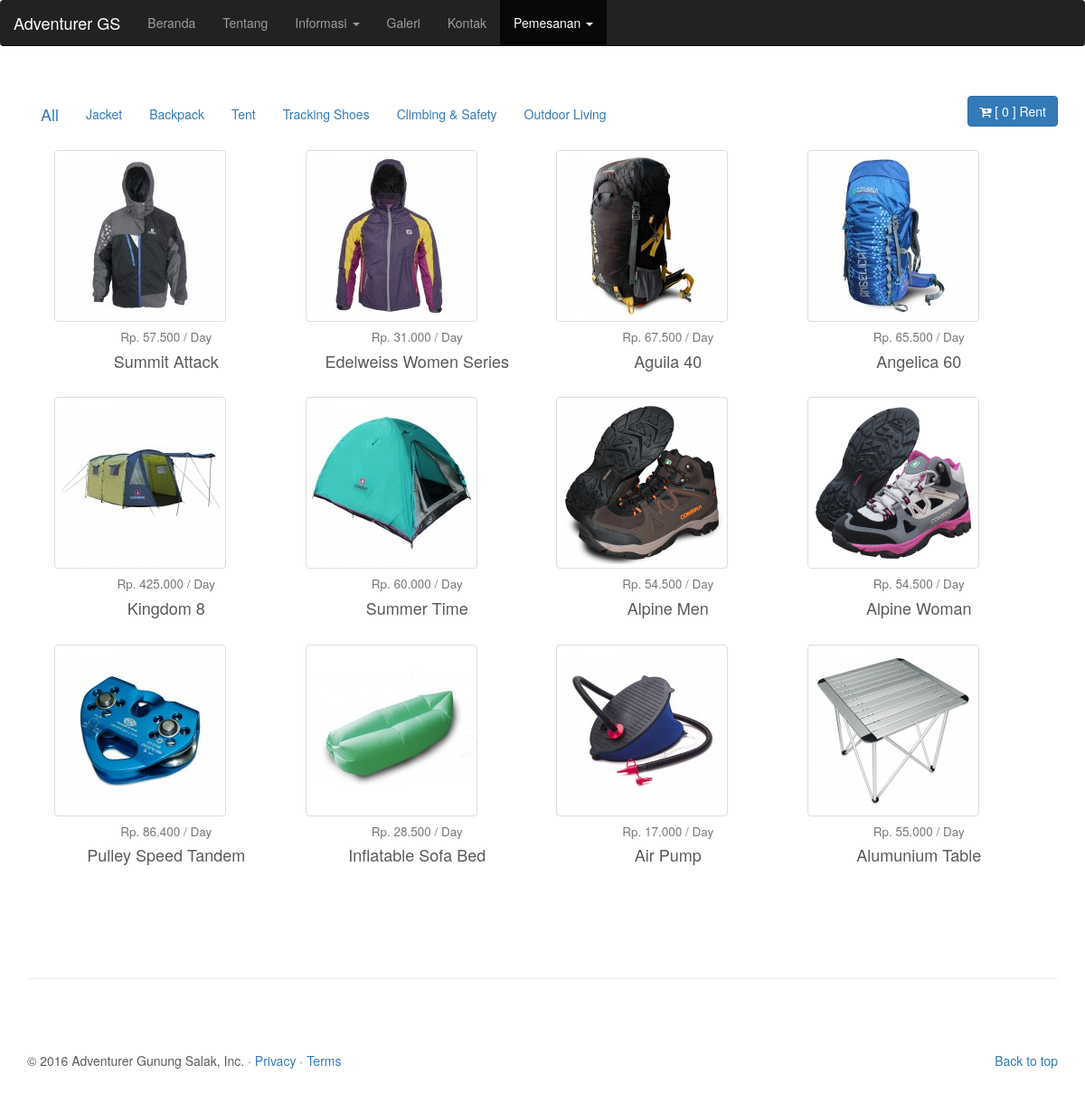
Page /index.php/welcome/sewaalat on the committed database.
### tables this page shows
CREATE TABLE `kategori_outdoor` (
  `id_kat` int(6) NOT NULL,
  `nama_kategori` text NOT NULL,
  `filter` text NOT NULL
);

CREATE TABLE `alat` (
  `id_alat` int(11) NOT NULL,
  `nama_alat` text NOT NULL,
  `deskripsi` text NOT NULL,
  `harga_sewa` int(10) NOT NULL,
  `kategori_alat` int(6) NOT NULL,
  `gambar` text NOT NULL,
  `gambar_besar` text NOT NULL,
  `tgl_post` timestamp NOT NULL DEFAULT CURRENT_TIMESTAMP ON UPDATE CURRENT_TIMESTAMP,
  `status_alat` smallint(1) NOT NULL
);

### application/controllers/Welcome.php (called while the page is built, shortened)
<?php
class Welcome extends CI_Controller {
	public function __construct()
	{
		$this->load->library('session');
		$this->load->library('encryption');
		$this->load->library('cart');
	}
	function sewaalat()
	{
		$tj = 'kategori_outdoor.id_kat = alat.kategori_alat';
		$tabel = $this->Model_halimun->data_num_rows('alat',$tj);
		$this->Model_halimun->halaman('12','3','welcome/sewaalat',$tabel);
		$data['paging'] = $this->pagination->create_links();
		$page = ($this->uri->segment(3))?$this->uri->segment(3):0;
		$data['data'] = $this->Model_halimun->page_data('12',$page,'alat',$tj);
		$data['sidemenu'] = $this->Model_halimun->get_data('kategori_outdoor');
		$bu = $this->Model_halimun->data_where('banner','kat_banner','1');
		$data['banner_utama'] = $bu;
		$data['count_bu'] = count($bu);
		$data['pemesanan'] = "active"; $data['tentang'] = $data['galeri'] = $data['beranda'] = $data['kontak'] = $data['informasi'] ="";
		$this->load->view('sewaalat',$data);
	}
}

### index.php (called while the page is built, shortened)
<?php
require_once BASEPATH.'core/CodeIgniter.php';

### application/models/Model_halimun.php (called while the page is built, shortened)
<?php
class Model_halimun extends CI_Model
{
	function data_where($t,$f,$v)
	{
		$this->db->where($f,$v);
		return $this->db->get($t)->result();
	}
	function get_data($t)
	{
		return $this->db->get($t)->result();
	}
	function page_data($limit,$start,$tabel,$tj)
	{
		$this->db->limit($limit,$start);
		$this->db->order_by('kategori_alat','asc');
		$this->db->join('kategori_outdoor',$tj);
		$this->db->where('status_alat','1');
		return $this->db->get($tabel);
	}
	function data_num_rows($tabel,$tj)
	{
		$this->db->join('kategori_outdoor',$tj);
		$this->db->where('status_alat','1');
		return $this->db->get($tabel)->num_rows();
	}
}
?>

### application/views/sewaalat.php (the view, shortened to what this page needs)
<?php $this->load->view('header');?>
<body>
    <?php $this->load->view('top_menu');?>
<div class="wrapper" style="margin: 100px 0 0 0">
  <?php $this->load->view('sidebar_alat');?>
  <div class="container marketing">
    <div class="row">
      <div class="col-lg-12">
        <div class="panel-body">
          <?php if($data->num_rows() > 0)
          { foreach($data->result() as $key=>$row){ ?>
              <div class="col-sm-6 col-lg-3 col-md-4">
                  <div class="gal-detail thumb">
                      <a href="<?php echo site_url('welcome/detail_outdoor/'.$row->filter.'/'.$row->id_alat.'/'.$row->nama_alat);?>">
                          <img src="<?php echo base_url('assets/img/outdoor_equipment/'.$row->gambar);?>" class="img-thumbnail" alt="work-thumbnail">
                      </a>
                      <h4 class="text-center"><p class="small">Rp. <?php echo number_format($row->harga_sewa,0,',','.');?> / Day</p><?php echo $row->nama_alat;?></h4>
                  </div><br>
              </div>
            <?php } ?>
        </div>
      </div>
      <div class="col-lg-12 text-center"><?php echo $paging; }?></div>
    </div>
    <hr class="featurette-divider">
    <?php $this->load->view('footer');?>
  </div>
<?php $this->load->view('endhtml');?>

### application/views/header.php (shortened to what this page needs)
<!DOCTYPE html>
<html lang="en">
<head>
<link href="<?php echo base_url('assets/css/bootstrap.min.css');?>" rel="stylesheet">
<link href="<?php echo base_url('assets/css/ie10-viewport-bug-workaround.css');?>" rel="stylesheet">
<link href="<?php echo base_url('assets/plugins/font-awesome/css/font-awesome.min.css');?>" rel="stylesheet" />
<link href="<?php echo base_url('assets/plugins/ionicon/css/ionicons.min.css');?>" rel="stylesheet" />
<link href="<?php echo base_url('assets/css/material-design-iconic-font.min.css');?>" rel="stylesheet">
<link rel="stylesheet" href="<?php echo base_url('assets/plugins/datepicker/datepicker3.css');?>">
<link href="<?php echo base_url('assets/plugins/timepicker/bootstrap-timepicker.min.css');?>" rel="stylesheet" />
<link rel="stylesheet" href="<?php echo base_url('assets/plugins/magnific-popup/magnific-popup.css');?>"/>
<link href="<?php echo base_url('assets/css/carousel.css');?>" rel="stylesheet">
</head>

### application/views/top_menu.php (shortened to what this page needs)
<div class="navbar-wrapper">
  <div class="container">
    <nav class="navbar navbar-inverse navbar-fixed-top">
      <div class="container">
        <div class="navbar-header">
          <a class="navbar-brand" href="<?php echo base_url();?>">Adventurer GS</a>
        </div>
        <div id="navbar" class="navbar-collapse collapse">
          <ul class="nav navbar-nav">
            <li class="<?php echo $beranda;?>" ><a href="<?php echo base_url();?>">Beranda</a></li>
            <li class="<?php echo $tentang;?>" ><a href="<?php echo base_url('welcome/tentang');?>">Tentang</a></li>
            <li class="<?php echo $informasi;?>" ><a href="#" class="dropdown-toggle" data-toggle="dropdown" role="button" aria-haspopup="true" aria-expanded="false"> Informasi <span class="caret"></span></a>
            </li>
            <li class="<?php echo $galeri;?>" ><a href="<?php echo base_url('welcome/galeri');?>">Galeri</a></li>
            <li class="<?php echo $kontak;?>" ><a href="<?php echo base_url('welcome/kontak');?>">Kontak</a></li>
            <li class="<?php echo $pemesanan;?>" class="dropdown">
              <a href="#" class="dropdown-toggle" data-toggle="dropdown" role="button" aria-haspopup="true" aria-expanded="false">Pemesanan <span class="caret"></span></a>
            </li>
          </ul>
        </div>
      </div>
    </nav>
  </div>
</div>
<div class="col-md-12">
</div>

### application/views/sidebar_alat.php (shortened to what this page needs)
<div class="slimscrollleft" navbar-default" role="navigation">
  <div class="container">
    <div class="pull-right" style="margin-top: 5px">
      <a href="<?php echo site_url('welcome/cart');?>"><span class="btn small-btn btn-primary"><i class="fa fa-cart-plus icon-white"></i> [ <?php echo $this->cart->total_items();?> ] Rent</span> </a>
    </div>
    <div class="navbar-header">
      <a class="navbar-brand" href="<?php echo site_url('welcome/sewaalat');?>">All </a>
    </div>
    <div id="navbar2" class="navbar-collapse collapse">
      <ul class="nav navbar-nav">
        <?php foreach ($sidemenu as $sidemenu) : ?>
          <li><a href="<?php echo site_url('welcome/kategori/'.$sidemenu->filter);?>"><?php echo $sidemenu->nama_kategori;?></a></li>
        <?php endforeach;?>
      </ul>
    </div>
  </div>
</div>

### application/views/footer.php
<footer>
		<p class="pull-right"><a href="#">Back to top</a></p>
		<p>&copy; 2016 Adventurer Gunung Salak, Inc. &middot; <a href="#">Privacy</a> &middot; <a href="#">Terms</a></p>
	</footer>
</div>

### application/views/endhtml.php (shortened to what this page needs)
  </body>
</html>

### assets/css/carousel.css (style rules this page uses)
body { padding-bottom: 40px; color: #5a5a5a; }
.navbar-wrapper { position: absolute; top: 0; right: 0; left: 0; z-index: 20; }
.navbar-wrapper > .container { padding-right: 0; padding-left: 0; }
.navbar-wrapper .navbar { padding-right: 15px; padding-left: 15px; }
.navbar-wrapper .navbar .container { width: auto; }
.featurette-divider { margin: 80px 0; }
@media (min-width: 768px) { .navbar-wrapper { margin-top: 20px; } }
@media (min-width: 768px) { .navbar-wrapper .container { padding-right: 15px; padding-left: 15px; } }
@media (min-width: 768px) { .navbar-wrapper .navbar { padding-right: 0; padding-left: 0; } }
@media (min-width: 768px) { .navbar-wrapper .navbar { border-radius: 4px; } }

### rows in the picture
kategori_outdoor: nama_kategori "Jacket"
kategori_outdoor: nama_kategori "Backpack"
kategori_outdoor: nama_kategori "Tent"
kategori_outdoor: nama_kategori "Tracking Shoes"
kategori_outdoor: nama_kategori "Climbing & Safety"
kategori_outdoor: nama_kategori "Outdoor Living"
alat: gambar (picture), harga_sewa "57.500", nama_alat "Summit Attack"
alat: gambar (picture), harga_sewa "31.000", nama_alat "Edelweiss Women Series"
alat: gambar (picture), harga_sewa "67.500", nama_alat "Aguila 40"
alat: gambar (picture), harga_sewa "65.500", nama_alat "Angelica 60"
alat: gambar (picture), harga_sewa "425.000", nama_alat "Kingdom 8"
alat: gambar (picture), harga_sewa "60.000", nama_alat "Summer Time"
alat: gambar (picture), harga_sewa "54.500", nama_alat "Alpine Men"
alat: gambar (picture), harga_sewa "54.500", nama_alat "Alpine Woman"
alat: gambar (picture), harga_sewa "86.400", nama_alat "Pulley Speed Tandem"
alat: gambar (picture), harga_sewa "28.500", nama_alat "Inflatable Sofa Bed"
alat: gambar (picture), harga_sewa "17.000", nama_alat "Air Pump"
alat: gambar (picture), harga_sewa "55.000", nama_alat "Alumunium Table"

### other values in the picture
$this->cart->total_items() "0"
